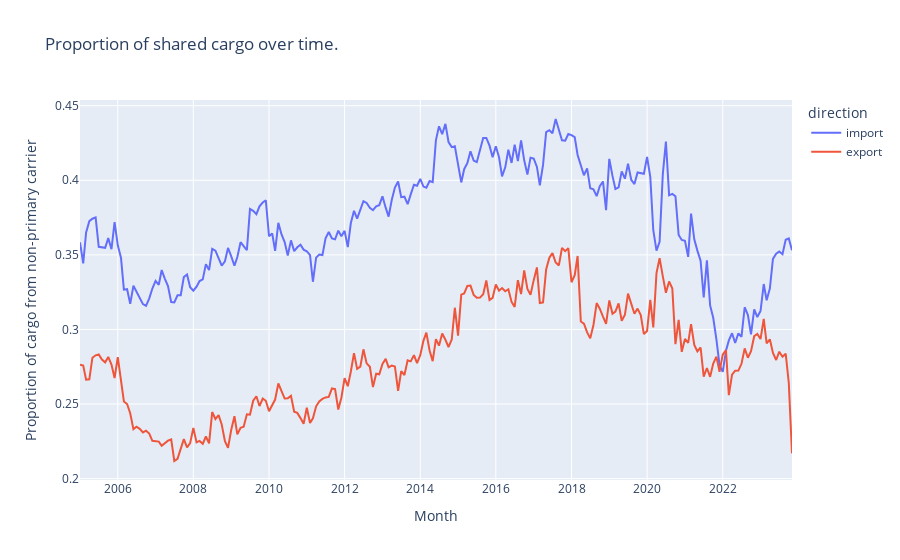

The notebook cell this image was saved under:
### Code cell
lf = pl.concat([imports_lf,exports_lf], how='diagonal')

sharing_over_time_plotly(
    data_lf=lf,
    include_missing_vessels=False,
    group_var='direction')

### Figure 1 — Plotly figure (JSON) as saved in the notebook; plotly's stock layout.template omitted (floating-point values rounded to 4 significant figures; data arrays with more than 128 entries replaced by an {"elided": "..."} marker saying what was removed)
{"data": [{"hovertemplate": "direction=import<br>Month=%{x}<br>Proportion of cargo from non-primary carrier=%{y}<extra></extra>", "legendgroup": "import", "line": {"color": "#636efa", "dash": "solid"}, "marker": {"symbol": "circle"}, "mode": "lines", "name": "import", "orientation": "v", "showlegend": true, "type": "scatter", "x": {"elided": "227 str values"}, "xaxis": "x", "y": {"elided": "227 float values"}, "yaxis": "y"}, {"hovertemplate": "direction=export<br>Month=%{x}<br>Proportion of cargo from non-primary carrier=%{y}<extra></extra>", "legendgroup": "export", "line": {"color": "#EF553B", "dash": "solid"}, "marker": {"symbol": "circle"}, "mode": "lines", "name": "export", "orientation": "v", "showlegend": true, "type": "scatter", "x": {"elided": "227 str values"}, "xaxis": "x", "y": {"elided": "227 float values"}, "yaxis": "y"}], "layout": {"legend": {"title": {"text": "direction"}, "tracegroupgap": 0}, "title": {"text": "Proportion of shared cargo over time."}, "xaxis": {"anchor": "y", "domain": [0, 1], "title": {"text": "Month"}}, "yaxis": {"anchor": "x", "domain": [0, 1], "title": {"text": "Proportion of cargo from non-primary carrier"}}}}
